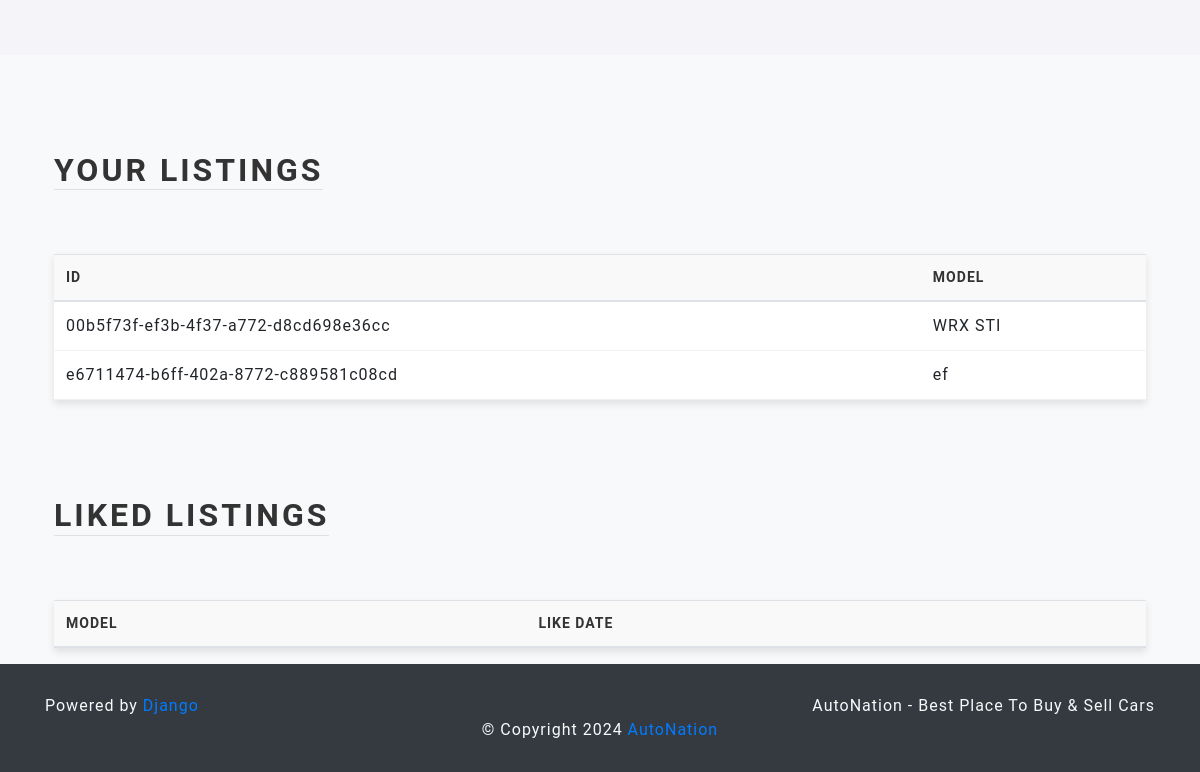
The page /profile/ (signed in, lower part) on the database as committed earlier.
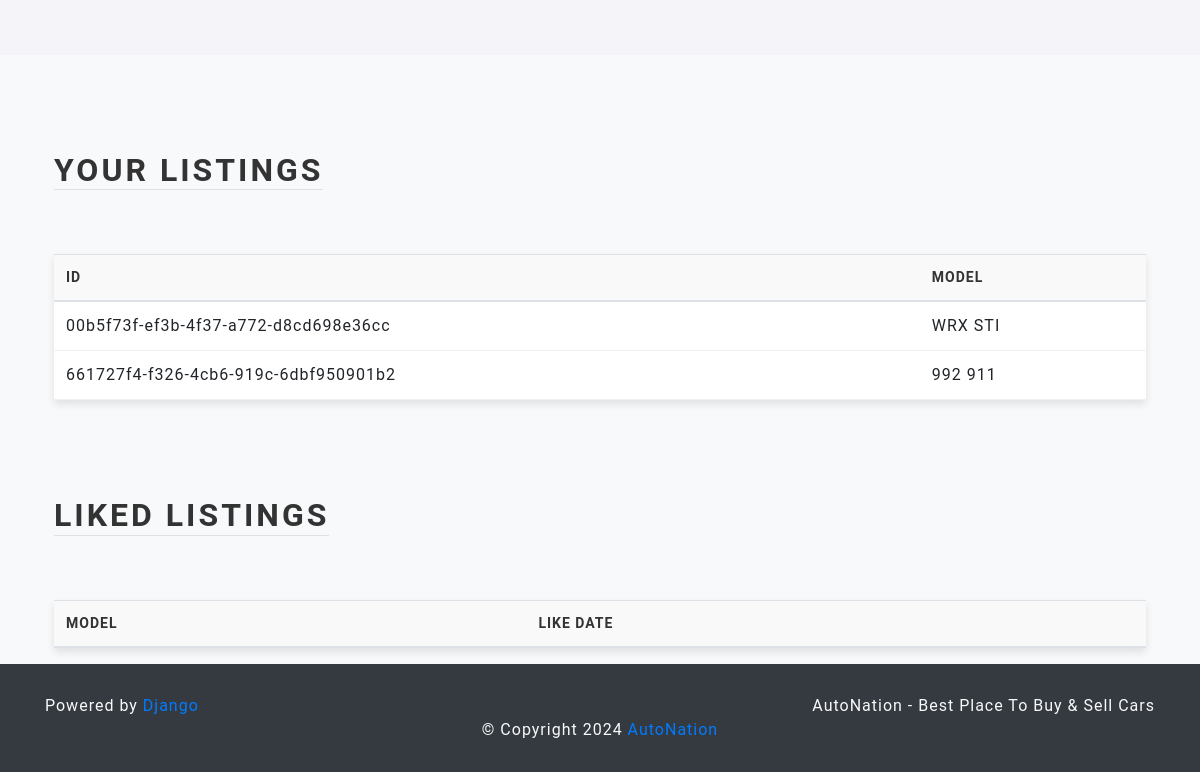
The same page on the database as committed later.
### main/models.py (models this page shows, shortened)
class Listing(models.Model):
    id = models.UUIDField(primary_key=True, default=uuid.uuid4, unique=True, editable=False)
    created_at = models.DateTimeField(auto_now_add=True)
    updated_at = models.DateTimeField(auto_now=True)
    seller = models.ForeignKey(Profile, on_delete=models.CASCADE)
    brand = models.CharField(max_length=24, choices=CARS_BRANDS , default=None)
    model = models.CharField(max_length=64,)
    vin = models.CharField(max_length=17,)
    mileage = models.IntegerField(default=0,)
    color = models.CharField(max_length=24,)
    description = models.TextField()
    engine = models.CharField(max_length=24,)
    transmission = models.CharField(max_length=24, choices=TRANSMISSION_OPTIONS, default=None,)
    location = models.OneToOneField(Location, on_delete=models.SET_NULL, null=True)
    image = models.ImageField(upload_to=user_listing_path)

### users/views.py (the view, shortened to what this page needs)
# urls.py: path('profile/', ProfileView.as_view(), name='profile'),
@method_decorator(login_required, name='dispatch')
class ProfileView(View):
    def get(self, request):
        user_listings = Listing.objects.filter(seller = request.user.profile)
        user_liked_listings = LikedListing.objects.filter(profile = request.user.profile).all()
        user_form = UserForm(instance=request.user)
        profile_form = ProfileForm(instance=request.user.profile)
        location_form = LocationForm(instance=request.user.profile.location)
        return render(request, 'views/profile.html', {'user_form': user_form, 'profile_form': profile_form, 'location_form': location_form, 'user_listings': user_listings,'user_liked_listings': user_liked_listings,})

### users/widgets.py (called while the page is built)
    def render(self, name, value, attrs=None, **kwargs):
        default_html = super().render(name, value, attrs, **kwargs)
        img_html = ''
        if value and hasattr(value, 'url'):
            img_html = mark_safe(
                f'<img src="{value.url}" width="200" style="display:block; margin-left:150px; margin-bottom:10px;" />'
            )
        return mark_safe(f'{img_html}{default_html}')

### users/templates/views/Profile.html (shortened to what this page needs)
{% extends 'base/base.html' %}
{% load static %}
{% block 'body' %}
<div class="container-fluid text-center py-5" style="background-color: #f4f4f9;">
    <div class="container px-4 py-5" id="hanging-icons">
    </div>
</div>
<div class="container px-4" style="margin-top: 3rem;">
    <div class="row g-4 py-5">
        <div class="col d-flex align-items-start">
            <div>
                <h2 class="mb-3 border-bottom" style="color: #333; font-size: 2rem; font-weight: bold; text-transform: uppercase;">Your Listings</h2>
            </div>
        </div>
    </div>
    <table class="table table-hover" style="box-shadow: 0px 4px 8px rgba(0, 0, 0, 0.1); background-color: #fff;">
        <thead>
            <tr style="background-color: #f9f9f9;">
                <th style="color: #333; font-weight: bold;">ID</th>
                <th style="color: #333; font-weight: bold;">Model</th>
            </tr>
        </thead>
        <tbody>
            {% for listing in user_listings %}
            <tr>
                <td>{{ listing.id }}</td>
                <td>{{ listing.model }}</td>
            </tr>
            {% endfor %}
        </tbody>
    </table>
</div>
<div class="container px-4" style="margin-top: 3rem;">
    <div class="row g-4 py-5">
        <div class="col d-flex align-items-start">
            <div>
                <h2 class="mb-3 border-bottom" style="color: #333; font-size: 2rem; font-weight: bold; text-transform: uppercase;">Liked Listings</h2>
            </div>
        </div>
    </div>
    <table class="table table-hover" style="box-shadow: 0px 4px 8px rgba(0, 0, 0, 0.1); background-color: #fff;">
        <thead>
            <tr style="background-color: #f9f9f9;">
                <th style="color: #333; font-weight: bold;">Model</th>
                <th style="color: #333; font-weight: bold;">Like Date</th>
            </tr>
        </thead>
    </table>
</div>
{% endblock %}

Rows that differ between the two databases and show on the page:
removed Listing: id "e6711474-b6ff-402a-8772-c889581c08cd", model "ef"
added Listing: id "661727f4-f326-4cb6-919c-6dbf950901b2", model "992 911"
